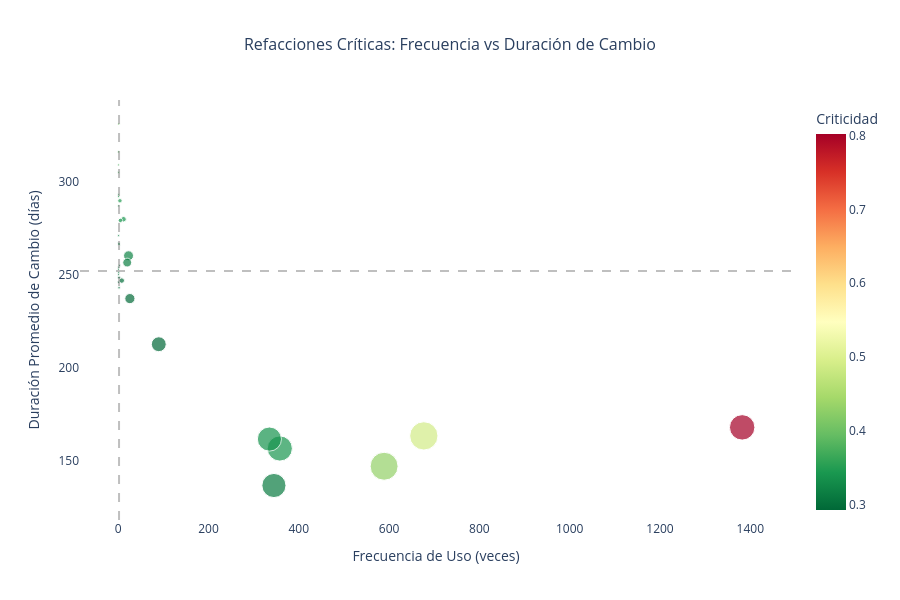

The notebook cell saved with this chart:
### Code cell
# =============================================================================
# ANÁLISIS DE REFACCIONES CRÍTICAS
# Criterios: Alta frecuencia de uso + Mayor duración promedio en cambio
# =============================================================================

# --- 1. CALCULAR DURACIÓN POR ORDEN ---
data_ordenes['Created On'] = pd.to_datetime(data_ordenes['Created On'], errors='coerce')
data_ordenes['Changed On'] = pd.to_datetime(data_ordenes['Changed On'], errors='coerce')
data_ordenes['Duracion_dias'] = (data_ordenes['Changed On'] - data_ordenes['Created On']).dt.days
data_ordenes['Order'] = data_ordenes['Order'].astype(str)
data_refacciones['Order'] = data_refacciones['Order'].astype(str)

# --- 2. UNIR REFACCIONES CON DURACIÓN DE ÓRDENES ---
df_criticas = pd.merge(
    data_refacciones[['Order', 'Material', 'Description', 'Quantity', 'Amount in LC']],
    data_ordenes[['Order', 'Equipment', 'Duracion_dias']],
    on='Order',
    how='left'
)

# --- 3. FILTRAR DURACIONES VÁLIDAS (mismo filtro que ya usas) ---
df_criticas = df_criticas[
    (df_criticas['Duracion_dias'] > 0) & 
    (df_criticas['Duracion_dias'] <= 383)
]

# --- 4. AGRUPAR POR MATERIAL ---
resumen = df_criticas.groupby(['Material', 'Description']).agg(
    Frecuencia        = ('Order', 'count'),
    Duracion_Promedio = ('Duracion_dias', 'mean'),
    Duracion_Max      = ('Duracion_dias', 'max'),
    Costo_Promedio    = ('Amount in LC', 'mean'),
    Equipos_Afectados = ('Equipment', 'nunique')
).reset_index()

# --- 5. SCORE DE CRITICIDAD ---
# Normalizamos frecuencia y duración entre 0 y 1, luego combinamos
resumen['Freq_norm']     = (resumen['Frecuencia'] - resumen['Frecuencia'].min()) / (resumen['Frecuencia'].max() - resumen['Frecuencia'].min())
resumen['Dur_norm']      = (resumen['Duracion_Promedio'] - resumen['Duracion_Promedio'].min()) / (resumen['Duracion_Promedio'].max() - resumen['Duracion_Promedio'].min())

# Score: 60% frecuencia + 40% duración
resumen['Score_Criticidad'] = (resumen['Freq_norm'] * 0.6) + (resumen['Dur_norm'] * 0.4)
resumen = resumen.sort_values('Score_Criticidad', ascending=False).reset_index(drop=True)

# Etiqueta de nivel
def nivel_criticidad(score):
    if score >= 0.7:   return '🔴 CRÍTICA'
    elif score >= 0.4: return '🟡 MEDIA'
    else:              return '🟢 BAJA'

resumen['Nivel'] = resumen['Score_Criticidad'].apply(nivel_criticidad)

# --- 6. TABLA TOP 30 ---
print(f"📊 Total de refacciones analizadas: {len(resumen)}")
print(f"🔴 Críticas: {len(resumen[resumen['Nivel'] == '🔴 CRÍTICA'])}  "
      f"🟡 Medias: {len(resumen[resumen['Nivel'] == '🟡 MEDIA'])}  "
      f"🟢 Bajas: {len(resumen[resumen['Nivel'] == '🟢 BAJA'])}")

display(resumen[[
    'Description', 'Nivel', 'Frecuencia', 
    'Duracion_Promedio', 'Duracion_Max', 
    'Costo_Promedio', 'Equipos_Afectados', 'Score_Criticidad'
]].head(30).style.format({
    'Duracion_Promedio':  '{:.1f} días',
    'Duracion_Max':       '{:.0f} días',
    'Costo_Promedio':     '${:,.2f}',
    'Score_Criticidad':   '{:.3f}'
}).background_gradient(subset=['Score_Criticidad'], cmap='RdYlGn_r')
  .background_gradient(subset=['Frecuencia'], cmap='YlOrBr'))

# --- 7. GRÁFICA DE BURBUJAS ---
top40 = resumen.head(40)

fig = px.scatter(
    top40,
    x='Frecuencia',
    y='Duracion_Promedio',
    size='Equipos_Afectados',
    color='Score_Criticidad',
    color_continuous_scale='RdYlGn_r',
    hover_name='Description',
    hover_data={
        'Frecuencia': True,
        'Duracion_Promedio': ':.1f',
        'Costo_Promedio': ':$,.2f',
        'Equipos_Afectados': True,
        'Score_Criticidad': ':.3f'
    },
    title='Refacciones Críticas: Frecuencia vs Duración de Cambio',
    labels={
        'Frecuencia': 'Frecuencia de Uso (veces)',
        'Duracion_Promedio': 'Duración Promedio de Cambio (días)',
        'Score_Criticidad': 'Score'
    }
)

fig.update_layout(
    plot_bgcolor='white',
    title_x=0.5,
    title_font_size=16,
    coloraxis_colorbar=dict(title='Criticidad'),
    width=900,
    height=600
)

# Líneas de referencia para cuadrantes
fig.add_hline(y=top40['Duracion_Promedio'].median(), line_dash='dash', line_color='gray', opacity=0.5)
fig.add_vline(x=top40['Frecuencia'].median(),        line_dash='dash', line_color='gray', opacity=0.5)

fig.show()

# --- 8. EXPORTAR A EXCEL ---
with pd.ExcelWriter('refacciones_criticas.xlsx', engine='openpyxl') as writer:
    
    # Hoja 1: Todas las refacciones con su score
    resumen[[
        'Material', 'Description', 'Nivel', 'Frecuencia',
        'Duracion_Promedio', 'Duracion_Max',
        'Costo_Promedio', 'Equipos_Afectados', 'Score_Criticidad'
    ]].to_excel(writer, sheet_name='Todas', index=False)
    
    # Hoja 2: Solo críticas
    resumen[resumen['Nivel'] == '🔴 CRÍTICA'][[
        'Material', 'Description', 'Nivel', 'Frecuencia',
        'Duracion_Promedio', 'Duracion_Max',
        'Costo_Promedio', 'Equipos_Afectados', 'Score_Criticidad'
    ]].to_excel(writer, sheet_name='Críticas', index=False)
    
    # Hoja 3: Solo medias
    resumen[resumen['Nivel'] == '🟡 MEDIA'][[
        'Material', 'Description', 'Nivel', 'Frecuencia',
        'Duracion_Promedio', 'Duracion_Max',
        'Costo_Promedio', 'Equipos_Afectados', 'Score_Criticidad'
    ]].to_excel(writer, sheet_name='Medias', index=False)

print("✅ Exportado como 'refacciones_criticas.xlsx'")

### Figure 1 — Plotly figure (JSON) as saved in the notebook; plotly's stock layout.template omitted (floating-point values rounded to 4 significant figures)
{"data": [{"customdata": [[4607.0, 131.0, 0.8018], [111.5, 162.0, 0.49], [2623.0, 158.0, 0.4319], [104.9, 1.0, 0.4004], [130.2, 1.0, 0.4], [180.0, 1.0, 0.3818], [1918.0, 1.0, 0.3818], [712.0, 1.0, 0.3733], [454.8, 1.0, 0.3684], [15.2, 1.0, 0.3538], [12360.0, 1.0, 0.3526], [501.2, 4.0, 0.3512], [9.76, 1.0, 0.3465], [142.8, 128.0, 0.3431], [2460.0, 6.0, 0.3426], [5783.0, 118.0, 0.3393], [2096.0, 4.0, 0.3388], [348.3, 1.0, 0.3271], [19790.0, 20.0, 0.3235], [54.24, 1.0, 0.3222], [215.5, 2.0, 0.322], [3228.0, 16.0, 0.3177], [1877.0, 118.0, 0.3133], [1384.0, 1.0, 0.3085], [1540.0, 1.0, 0.3064], [1937.0, 1.0, 0.3052], [1732.0, 1.0, 0.3032], [1914.0, 1.0, 0.3027], [14.49, 1.0, 0.3015], [918.0, 6.0, 0.3008], [100.0, 2.0, 0.3001], [29200.0, 21.0, 0.2968], [6841.0, 1.0, 0.2967], [432.1, 1.0, 0.2967], [102.6, 45.0, 0.2948], [0.0, 1.0, 0.2934], [0.0, 1.0, 0.2934], [27.2, 2.0, 0.2934], [0.0, 1.0, 0.2934], [0.0, 1.0, 0.2934]], "hovertemplate": "<b>%{hovertext}</b><br><br>Frecuencia de Uso (veces)=%{x}<br>Duración Promedio de Cambio (días)=%{y:.1f}<br>Equipos_Afectados=%{customdata[1]}<br>Costo_Promedio=%{customdata[0]:$,.2f}<br>Score=%{marker.color:.3f}<extra></extra>", "hovertext": ["LLANTA RENOVADA 11R24.5TRA VM530L", "VALVULA BOLA 3/4PUL CIERRE RAPIDO", "ACEITE MOBIL DTE 26 19LT", "CUBIERTA TRAPEADOR MOP 60CM", "BASE MOPS 60CM", "TAPON MET P/RADIADOR 10LB BOCA GDE 1852", "CABLE 3X10AWG THW 600V USO RUDO", "BOBINA P/VALVULA 300AA00095A 12V", "ELECTRODO 1/8PUL DURMATIC H-10", "TOALLITAS DESINFECTANTE/ANTIBACTERIAL", "BARRA HUECA DE BRONCE 3X6X14\"", "FARO AUXILIAR 9V-32V 9LED 1799953", "TAPON CACHUCHA 1/4PUL GALVANIZADO", "VALVULA BOLA 1PUL CIERRE RAPIDO", "ACEITE HIDRAULICO AW 68 208LT", "RODAMIENTO P/OLLA 220-1504440", "ACEITE DELVAC 1300 15W40 208LT-RIMULA R4", "BARRA DE PUNTA 1 X 1.75 MT 15000340", "LLANTA 11R24.5 TG85", "CABLE 16AWG THW 600V MONOPOLAR", "PINTURA VINILICA BLANCO", "ACEITE 3096943 19LT HYDVANCE", "OIL DELVAC1300 15W40 EXON MOBILE BULK", "ACUMULADOR RECARGABLE 15DJ C/POSTES", "ELECTRODO 1/8PUL 2201 ALUMINIO", "TUBO 5PUL 3MT CAL7 B507B812M", "BOBINA PAUSA SUSTRAN 10230607", "SOLENOIDE 12V CAP012D LONDON", "TAPON CACHUCHA 1PUL GALVANIZADO", "ACEITE 15W40 CATERPILLAR 3E-9849", "CUBIERTA TRAPEAPOR MOP 90CM 6403", "LLANTA 11R24.5 LHD", "SELLO PARA VALVULA S 503656", "RODAMIENTO 22208 E1 C3", "MARTILLO D/ACERO 4LB", "BARRA BABBIT ZINC MET MEX", "SET SEGMENTOS DENTAD ELEV 39342 POS 10.1", "FOCO 2 FILAM 1157 PATA DISPAREJA 2010000", "ANILLO P/QUEMADOR D/23-3/8X1PUL A.I. 310", "CADENA CENTRAL BZK800 ELEVADO M-VERTICAL"], "legendgroup": "", "marker": {"color": [0.8018, 0.49, 0.4319, 0.4004, 0.4, 0.3818, 0.3818, 0.3733, 0.3684, 0.3538, 0.3526, 0.3512, 0.3465, 0.3431, 0.3426, 0.3393, 0.3388, 0.3271, 0.3235, 0.3222, 0.322, 0.3177, 0.3133, 0.3085, 0.3064, 0.3052, 0.3032, 0.3027, 0.3015, 0.3008, 0.3001, 0.2968, 0.2967, 0.2967, 0.2948, 0.2934, 0.2934, 0.2934, 0.2934, 0.2934], "coloraxis": "coloraxis", "size": [131, 162, 158, 1, 1, 1, 1, 1, 1, 1, 1, 4, 1, 128, 6, 118, 4, 1, 20, 1, 2, 16, 118, 1, 1, 1, 1, 1, 1, 6, 2, 21, 1, 1, 45, 1, 1, 2, 1, 1], "sizemode": "area", "sizeref": 0.405, "symbol": "circle"}, "mode": "markers", "name": "", "orientation": "v", "showlegend": false, "type": "scatter", "x": [1382, 677, 589, 2, 1, 1, 1, 1, 1, 1, 1, 4, 1, 358, 12, 335, 5, 1, 23, 1, 2, 20, 345, 3, 1, 1, 2, 1, 1, 8, 2, 26, 1, 1, 90, 2, 2, 2, 2, 2], "xaxis": "x", "y": [168.0, 163.4, 147.1, 331.0, 331.0, 316.0, 316.0, 309.0, 305.0, 293.0, 292.0, 289.8, 287.0, 156.7, 279.8, 161.7, 279.2, 271.0, 260.2, 267.0, 266.5, 256.6, 136.8, 255.0, 254.0, 253.0, 251.0, 251.0, 250.0, 246.9, 248.5, 237.2, 246.0, 246.0, 212.7, 243.0, 243.0, 243.0, 243.0, 243.0], "yaxis": "y"}], "layout": {"coloraxis": {"colorbar": {"title": {"text": "Criticidad"}}, "colorscale": [[0, "rgb(0,104,55)"], [0.1, "rgb(26,152,80)"], [0.2, "rgb(102,189,99)"], [0.3, "rgb(166,217,106)"], [0.4, "rgb(217,239,139)"], [0.5, "rgb(255,255,191)"], [0.6, "rgb(254,224,139)"], [0.7, "rgb(253,174,97)"], [0.8, "rgb(244,109,67)"], [0.9, "rgb(215,48,39)"], [1, "rgb(165,0,38)"]]}, "height": 600, "legend": {"itemsizing": "constant", "tracegroupgap": 0}, "plot_bgcolor": "white", "shapes": [{"line": {"color": "gray", "dash": "dash"}, "opacity": 0.5, "type": "line", "x0": 0, "x1": 1, "xref": "x domain", "y0": 252, "y1": 252, "yref": "y"}, {"line": {"color": "gray", "dash": "dash"}, "opacity": 0.5, "type": "line", "x0": 2, "x1": 2, "xref": "x", "y0": 0, "y1": 1, "yref": "y domain"}], "title": {"font": {"size": 16}, "text": "Refacciones Críticas: Frecuencia vs Duración de Cambio", "x": 0.5}, "width": 900, "xaxis": {"anchor": "y", "domain": [0, 1], "title": {"text": "Frecuencia de Uso (veces)"}}, "yaxis": {"anchor": "x", "domain": [0, 1], "title": {"text": "Duración Promedio de Cambio (días)"}}}}
